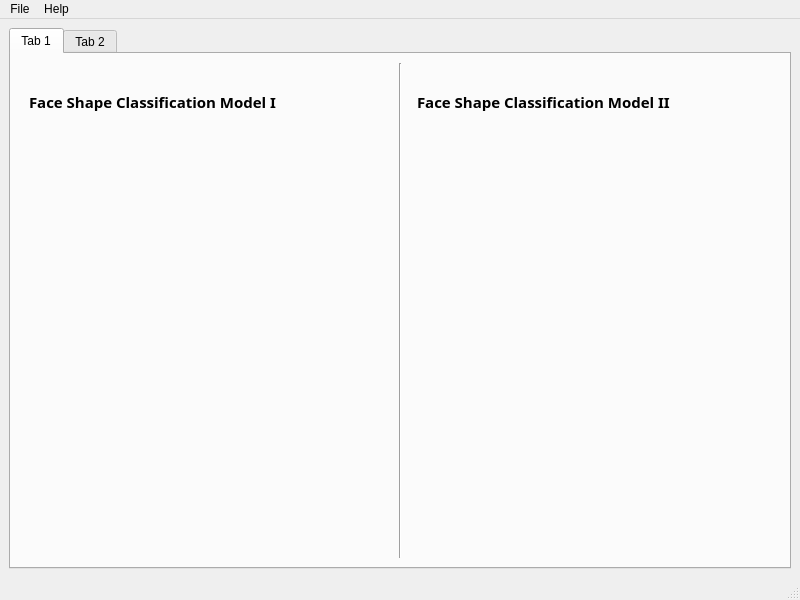
<?xml version="1.0" encoding="UTF-8"?>
<ui version="4.0">
 <class>MainWindow</class>
 <widget class="QMainWindow" name="MainWindow">
  <property name="geometry">
   <rect>
    <x>0</x>
    <y>0</y>
    <width>800</width>
    <height>600</height>
   </rect>
  </property>
  <property name="windowTitle">
   <string>MainWindow</string>
  </property>
  <widget class="QWidget" name="centralwidget">
   <layout class="QHBoxLayout" name="horizontalLayout">
    <item>
     <widget class="QTabWidget" name="tab2LandMarksDetection">
      <property name="currentIndex">
       <number>0</number>
      </property>
      <widget class="QWidget" name="tab1FaceShape">
       <attribute name="title">
        <string>Tab 1</string>
       </attribute>
       <layout class="QHBoxLayout" name="horizontalLayout_3">
        <item>
         <widget class="QWidget" name="faceShapeModel1Widget" native="true">
          <layout class="QVBoxLayout" name="verticalLayout">
           <item>
            <widget class="QLabel" name="faceShapeModel1Label">
             <property name="maximumSize">
              <size>
               <width>16777215</width>
               <height>60</height>
              </size>
             </property>
             <property name="font">
              <font>
               <family>Perpetua Titling MT</family>
               <pointsize>11</pointsize>
               <weight>75</weight>
               <bold>true</bold>
              </font>
             </property>
             <property name="text">
              <string>Face Shape Classification Model I</string>
             </property>
            </widget>
           </item>
           <item>
            <widget class="QLabel" name="tab1Model1FaceShapeImageLabel">
             <property name="text">
              <string/>
             </property>
            </widget>
           </item>
           <item>
            <widget class="QLabel" name="tab1Model1FaceShapeResultLabel">
             <property name="text">
              <string/>
             </property>
            </widget>
           </item>
          </layout>
         </widget>
        </item>
        <item>
         <widget class="Line" name="verticalLineTab1FaceShape">
          <property name="orientation">
           <enum>Qt::Vertical</enum>
          </property>
         </widget>
        </item>
        <item>
         <widget class="QWidget" name="faceShapeModel2Widget" native="true">
          <layout class="QVBoxLayout" name="verticalLayout_2">
           <item>
            <widget class="QLabel" name="faceShapeModel2Label">
             <property name="maximumSize">
              <size>
               <width>16777215</width>
               <height>60</height>
              </size>
             </property>
             <property name="font">
              <font>
               <family>Perpetua Titling MT</family>
               <pointsize>11</pointsize>
               <weight>75</weight>
               <bold>true</bold>
              </font>
             </property>
             <property name="text">
              <string>Face Shape Classification Model II</string>
             </property>
            </widget>
           </item>
           <item>
            <widget class="QLabel" name="tab1Model2FaceShapeImageLabel">
             <property name="text">
              <string/>
             </property>
            </widget>
           </item>
           <item>
            <widget class="QLabel" name="tab1Model2ResultLabel">
             <property name="text">
              <string/>
             </property>
            </widget>
           </item>
          </layout>
         </widget>
        </item>
       </layout>
      </widget>
      <widget class="QWidget" name="tab2LandMarks">
       <attribute name="title">
        <string>Tab 2</string>
       </attribute>
       <layout class="QVBoxLayout" name="verticalLayout_3">
        <item>
         <widget class="QLabel" name="landMarksLabel">
          <property name="maximumSize">
           <size>
            <width>16777215</width>
            <height>60</height>
           </size>
          </property>
          <property name="font">
           <font>
            <family>Perpetua Titling MT</family>
            <pointsize>11</pointsize>
            <weight>75</weight>
            <bold>true</bold>
           </font>
          </property>
          <property name="text">
           <string>Land Marks Model</string>
          </property>
         </widget>
        </item>
        <item>
         <widget class="QWidget" name="landMarksViewerWidget" native="true">
          <layout class="QHBoxLayout" name="horizontalLayout_2">
           <item>
            <widget class="QLabel" name="tab2landMarksFaceImageViewerLabel">
             <property name="text">
              <string/>
             </property>
            </widget>
           </item>
           <item>
            <widget class="Line" name="line">
             <property name="orientation">
              <enum>Qt::Vertical</enum>
             </property>
            </widget>
           </item>
           <item>
            <widget class="QLabel" name="tab2LandMarksResultLabel">
             <property name="text">
              <string/>
             </property>
            </widget>
           </item>
          </layout>
         </widget>
        </item>
       </layout>
      </widget>
     </widget>
    </item>
   </layout>
  </widget>
  <widget class="QMenuBar" name="menubar">
   <property name="geometry">
    <rect>
     <x>0</x>
     <y>0</y>
     <width>800</width>
     <height>21</height>
    </rect>
   </property>
   <widget class="QMenu" name="menuFile">
    <property name="title">
     <string>File</string>
    </property>
    <widget class="QMenu" name="menuRun">
     <property name="title">
      <string>Run</string>
     </property>
     <addaction name="actionLandMarks_Model"/>
     <addaction name="actionModel_1"/>
     <addaction name="actionModel_2"/>
    </widget>
    <widget class="QMenu" name="menuSave">
     <property name="title">
      <string>Save</string>
     </property>
     <addaction name="actionLandMarks"/>
     <addaction name="actionModel_3"/>
     <addaction name="actionModel_4"/>
    </widget>
    <addaction name="actionOpen"/>
    <addaction name="menuRun"/>
    <addaction name="menuSave"/>
    <addaction name="actionExit"/>
   </widget>
   <widget class="QMenu" name="menuOptions">
    <property name="title">
     <string>Help</string>
    </property>
   </widget>
   <addaction name="menuFile"/>
   <addaction name="menuOptions"/>
  </widget>
  <widget class="QStatusBar" name="statusbar"/>
  <action name="actionExit">
   <property name="text">
    <string>Exit</string>
   </property>
  </action>
  <action name="actionOpen">
   <property name="text">
    <string>Open </string>
   </property>
  </action>
  <action name="actionRun_Model_I">
   <property name="text">
    <string>Run Model I</string>
   </property>
  </action>
  <action name="actionRun_Model_II">
   <property name="text">
    <string>Run Model II</string>
   </property>
  </action>
  <action name="actionLandMarks_Model">
   <property name="text">
    <string>LandMarks Model</string>
   </property>
  </action>
  <action name="actionModel_1">
   <property name="text">
    <string>Model 1</string>
   </property>
  </action>
  <action name="actionModel_2">
   <property name="text">
    <string>Model 2</string>
   </property>
  </action>
  <action name="actionLandMarks">
   <property name="text">
    <string>LandMarks</string>
   </property>
  </action>
  <action name="actionModel_3">
   <property name="text">
    <string>Model 1</string>
   </property>
  </action>
  <action name="actionModel_4">
   <property name="text">
    <string>Model 2</string>
   </property>
  </action>
 </widget>
 <resources/>
 <connections/>
</ui>
